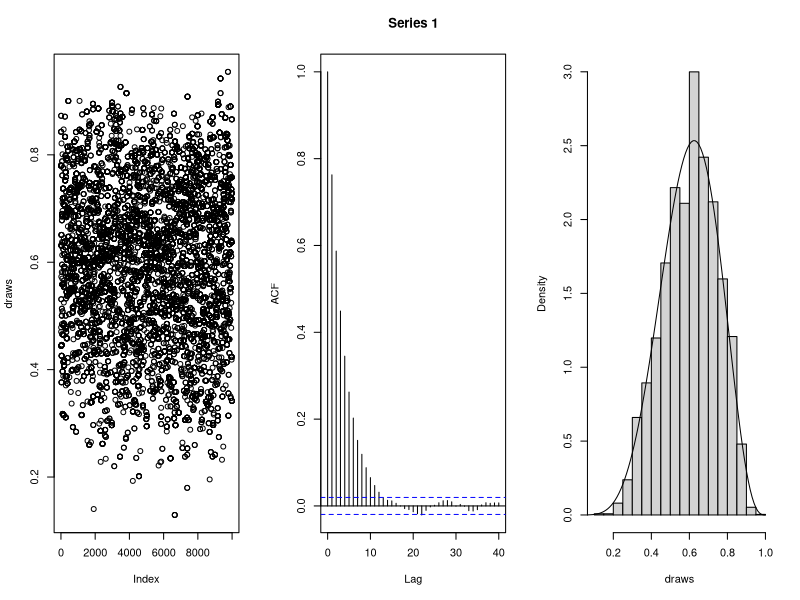

The R source for this figure:
## ---- chunk 1
knitr::opts_chunk$set(echo = FALSE)
## ---- chunk 2
Metropolis <- function(c,iteration){ #Setting constant c and number of iterations
  
  if(c <= 0){stop("Input c must be greater than 0")} #prevents nonsensical user inputs
  
  if(iteration <= 0){stop("Input iterations must be greater than 0")} 
      #prevents nonsensical user inputs
  
  fi=runif(1,0,1) #starting value for "Phi"
    
  chain = array(dim=c(iteration+1,1)) #initialzing array
  
  chain[1] = fi #putting initial value into chain
  
  for (i in 1:iteration){ #for loop for each iteration of the chain
    
    proposal = rbeta(1,c*chain[i],c*(1-chain[i])) #selects a random draw from the beta
          #distribution using parameter from chain as the proposal value
    
    
    acceptance_ratio = (dbeta(proposal,6,4)/dbeta(proposal,c*chain[i],c*(1-chain[i])))/
      (dbeta(chain[i],6,4)/dbeta(chain[i],c*proposal,c*(1-proposal)))
       #the probability of acceptance, acceptance ratio has been corrected for 
       #asymmetry of jumping function
    if (runif(1) < acceptance_ratio){
       #this combined if/else statment accepts the proposal if the acceptance ratio
       #is greater than a random draw from the uniform function.
      chain[i+1,] = proposal}
    
    else{
      
      chain[i+1,] = chain[i,]
      
      }
  }
  return(chain) #done
}
## ---- chunk 3
c <- 1
iterations <- 10000

draws <- Metropolis(c,iterations)

par(mfrow = c(1,3))
plot(draws)
acf(draws)
hist(draws, freq = FALSE, main = "")
lines(seq(0,1,0.01),dbeta(seq(0,1,0.01),6,4))
